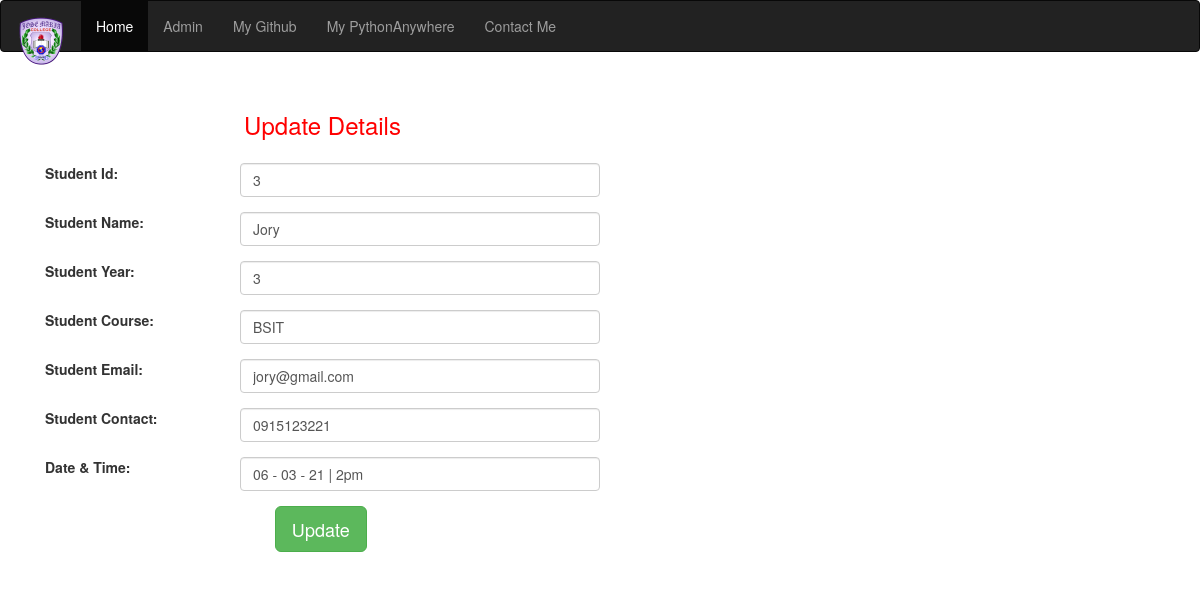
The page /edit/3 on the database its author committed.
### attendance/models.py (models this page shows)
class Student(models.Model):
    name = models.CharField(max_length=100)
    year = models.CharField(max_length=10)
    course = models.CharField(max_length=100)
    email = models.EmailField()
    contact = models.CharField(max_length=15)
    date = models.CharField(max_length=100)
    class Meta:
        db_table = "student"

### attendance/views.py (the view)
# urls.py: path('edit/<int:id>', views.edit),
def edit(request, id):
    student = Student.objects.get(id=id)
    return render(request,'edit.html', {'student':student})

### attendance/templates/edit.html (shortened to what this page needs)
{% extends "base.html" %}
{% block content %}
<div class="col-md-12">
    <form method="POST" class="post-form" action="/update/{{student.id}}">
        <div class="container">
    <br>
        <div class="form-group row">
        <label class="col-sm-1 col-form-label"></label>
        <div class="col-sm-4">
        <h3 style="text-align:center;color: red">Update Details</h3>
        </div>
      </div>
      <div class="form-group row">
        <label class="col-sm-2 col-form-label">Student Id:</label>
        <div class="col-sm-4">
            <input type="text" class="form-control" name="id" id="id_id" required maxlength="20" value="{{ student.id }}"/>
        </div>
      </div>
       <div class="form-group row">
        <label class="col-sm-2 col-form-label">Student Name:</label>
        <div class="col-sm-4">
            <input type="text" class="form-control" name="name" id="id_name" required maxlength="100" value="{{ student.name }}" />
        </div>
      </div>
       <div class="form-group row">
        <label class="col-sm-2 col-form-label">Student Year:</label>
        <div class="col-sm-4">
            <input type="text" class="form-control" name="year" id="id_year" required maxlength="10" value="{{ student.year }}"/>
       </div>
      </div>
       <div class="form-group row">
        <label class="col-sm-2 col-form-label">Student Course:</label>
        <div class="col-sm-4">
            <input type="text" class="form-control" name="course" id="id_course" required maxlength="100" value="{{ student.course }}"/>
        </div>
       </div>
       <div class="form-group row">
        <label class="col-sm-2 col-form-label">Student Email:</label>
        <div class="col-sm-4">
            <input type="email" class="form-control" name="email" id="id_email" required maxlength="254" value="{{ student.email }}" />
        </div>
       </div>
       <div class="form-group row">
        <label class="col-sm-2 col-form-label">Student Contact:</label>
        <div class="col-sm-4">
            <input type="text" class="form-control" name="contact" id="id_contact" required maxlength="15" value="{{ student.contact }}" />
        </div>
       </div>
       <div class="form-group row">
        <label class="col-sm-2 col-form-label">Date & Time:</label>
        <div class="col-sm-4">
            <input type="text" class="form-control" name="date" id="id_date" required maxlength="100" value="{{ student.date }}"/>
        </div>
       </div>
       <div class="form-group row">
        <label class="col-sm-1 col-form-label"></label>
        <div class="col-sm-4">
        <button type="submit" class="btn btn-success btn-lg">Update</button>
        </div>
       </div>
  </div>
 </form>
</div>
{% endblock content %}

### rows shown on the page
Student: id "3", name "Jory", year "3", course "BSIT", email "jory@gmail.com", contact "0915123221", date "06 - 03 - 21 | 2pm"
